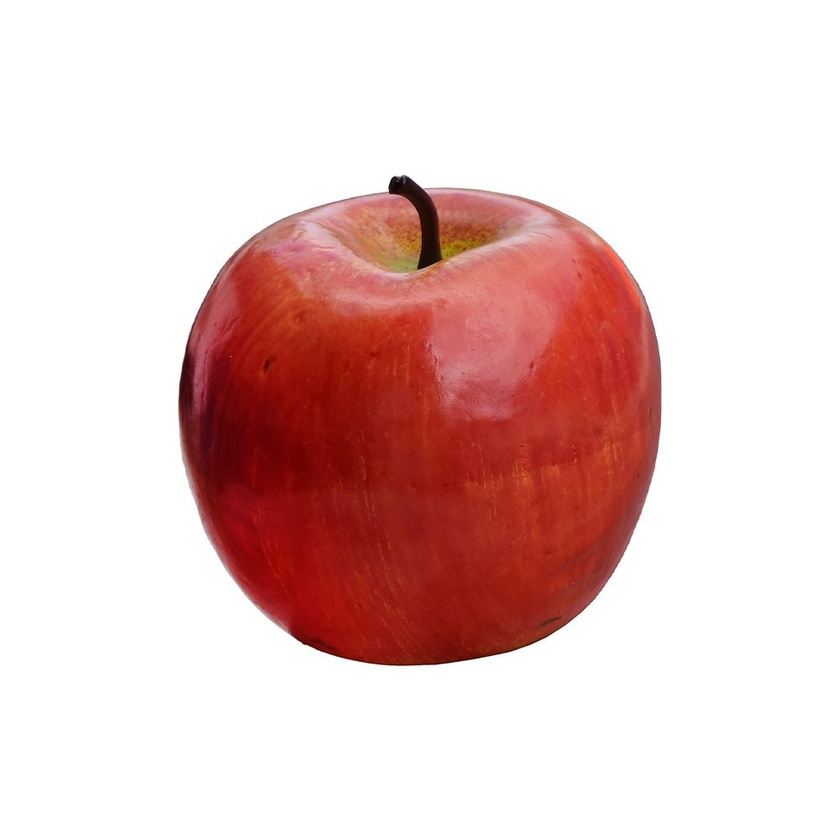
#> input picture apple.jpg, 840 x 840 px, shrunk from 1000 x 1000 before the run, found by its file name
$ python testifbotcanreadtargetimage.py
#> lines starting #> are read from the running program, lines starting #| are printed output that depends on the picture
import cv2

TARGET_IMAGE_PATH = r'C:\Users\cheny\OneDrive\Desktop\ITA\twitchatbot\apple.jpg'

target = cv2.imread(TARGET_IMAGE_PATH, cv2.IMREAD_GRAYSCALE)
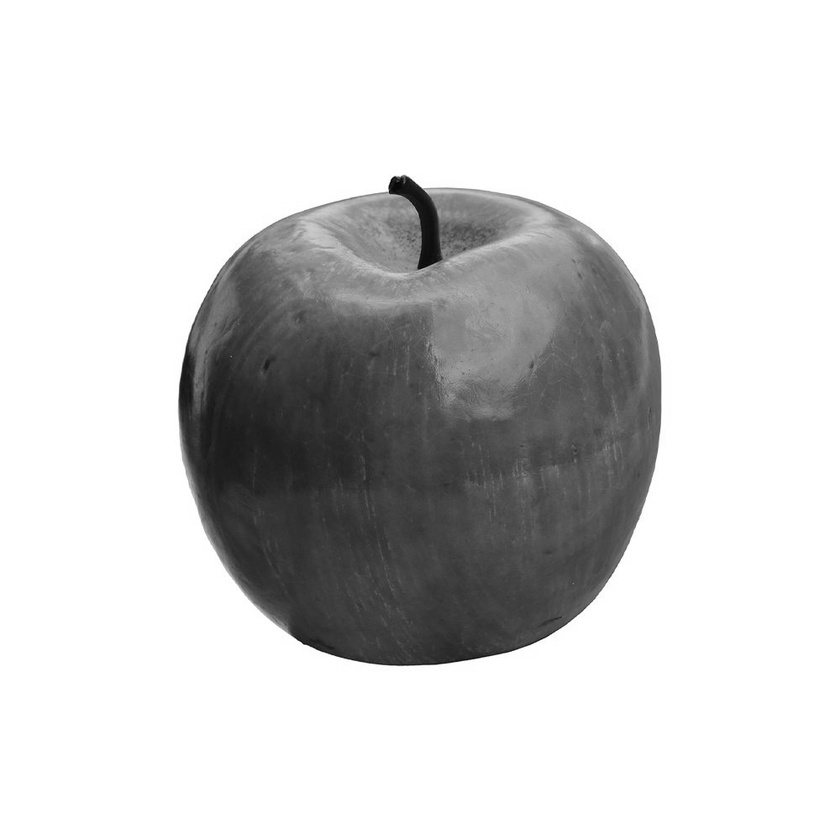
#> target: shape (840, 840); min 0, max 255, mean 209.8
if target is None:
    print("Error: Could not load target image")
else:
    print("Target image loaded successfully! Shape:", target.shape)
#| Target image loaded successfully! Shape: (840, 840)
